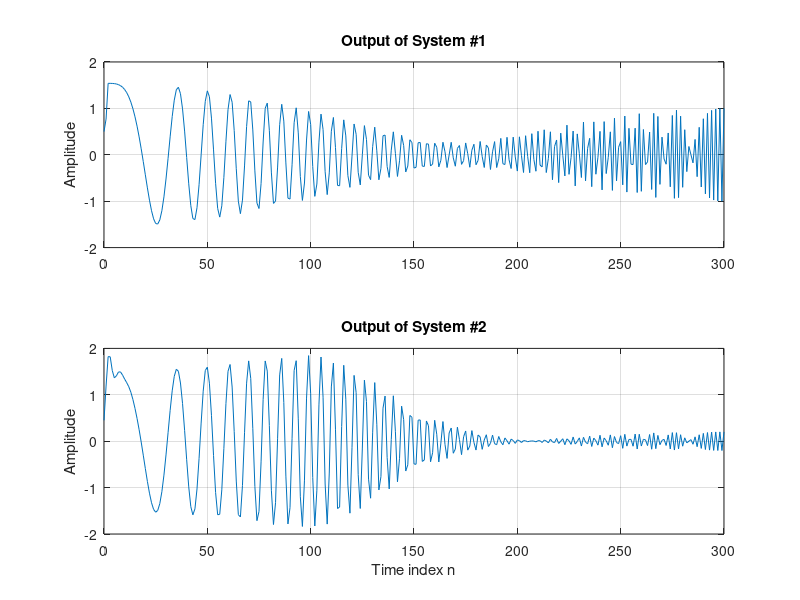

This chart was generated by the following MATLAB code:
% Program P2_9 - modified for Q2.35
% Generate the input sequence
clf;
n = 0:300;
a = pi/2/300; b = 0;
arg = a*n.*n + b*n;
x = cos(arg);
% Compute the output sequences
num1 = [0.5 0.27 0.77];
y1 = filter(num1,1,x); % Output of System #1
den2 = [1 -0.53 0.46];
num2 = [0.45 0.5 0.45];
y2 = filter(num2,den2,x); % Output of System #2
% Plot the output sequences
subplot(2,1,1);
plot(n,y1);axis([0 300 -2 2]);
ylabel('Amplitude');
title('Output of System #1'); grid;
subplot(2,1,2);
plot(n,y2);axis([0 300 -2 2]);
xlabel('Time index n'); ylabel('Amplitude');
title('Output of System #2'); grid;
